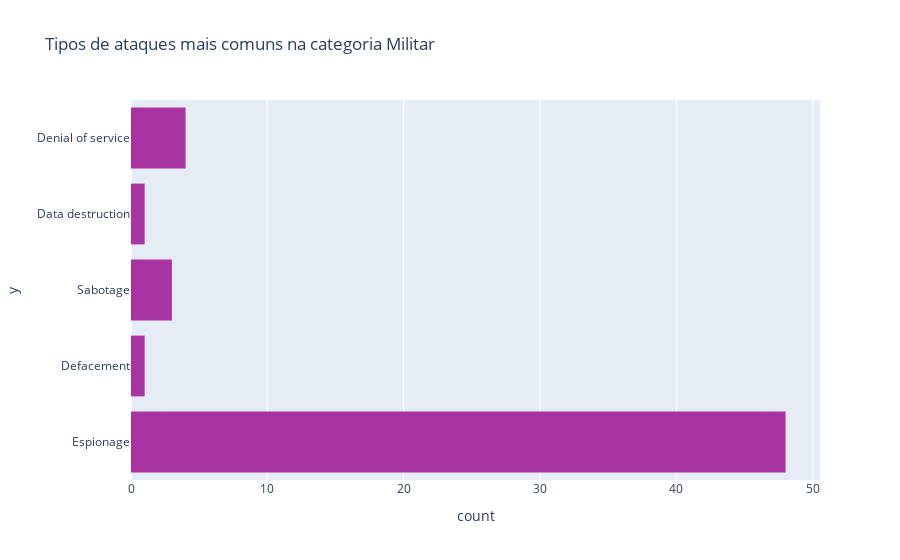

This figure's notebook cell:
### Code cell
fig = px.histogram(y = data_ml["Type"], title = "Tipos de ataques mais comuns na categoria Militar",
                   color_discrete_sequence = ["#a734a2"])
fig.show()

### Figure 1 — Plotly figure (JSON) as saved in the notebook; plotly's stock layout.template omitted (floating-point values rounded to 4 significant figures)
{"data": [{"alignmentgroup": "True", "bingroup": "y", "hovertemplate": "count=%{x}<br>y=%{y}<extra></extra>", "legendgroup": "", "marker": {"color": "#a734a2"}, "name": "", "offsetgroup": "", "orientation": "h", "showlegend": false, "type": "histogram", "xaxis": "x", "y": ["Espionage", "Defacement", "Espionage", "Espionage", "Espionage", "Sabotage", null, "Espionage", "Espionage", "Espionage", "Espionage", "Sabotage", "Espionage", "Espionage", "Espionage", "Espionage", "Espionage", "Espionage", "Espionage", "Espionage", "Espionage", "Espionage", "Espionage", "Espionage", "Espionage", "Espionage", null, "Espionage", "Espionage", "Espionage", "Espionage", "Espionage", "Espionage", "Espionage", "Espionage", "Espionage", "Espionage", "Espionage", "Espionage", "Espionage", "Data destruction", null, "Denial of service", "Espionage", "Espionage", "Espionage", "Sabotage", "Espionage", "Espionage", "Espionage", "Denial of service", "Espionage", "Denial of service", "Denial of service", "Espionage", "Espionage", "Espionage", "Espionage", "Espionage", "Espionage"], "yaxis": "y"}], "layout": {"barmode": "relative", "legend": {"tracegroupgap": 0}, "title": {"text": "Tipos de ataques mais comuns na categoria Militar"}, "xaxis": {"anchor": "y", "domain": [0, 1], "title": {"text": "count"}}, "yaxis": {"anchor": "x", "domain": [0, 1], "title": {"text": "y"}}}}
